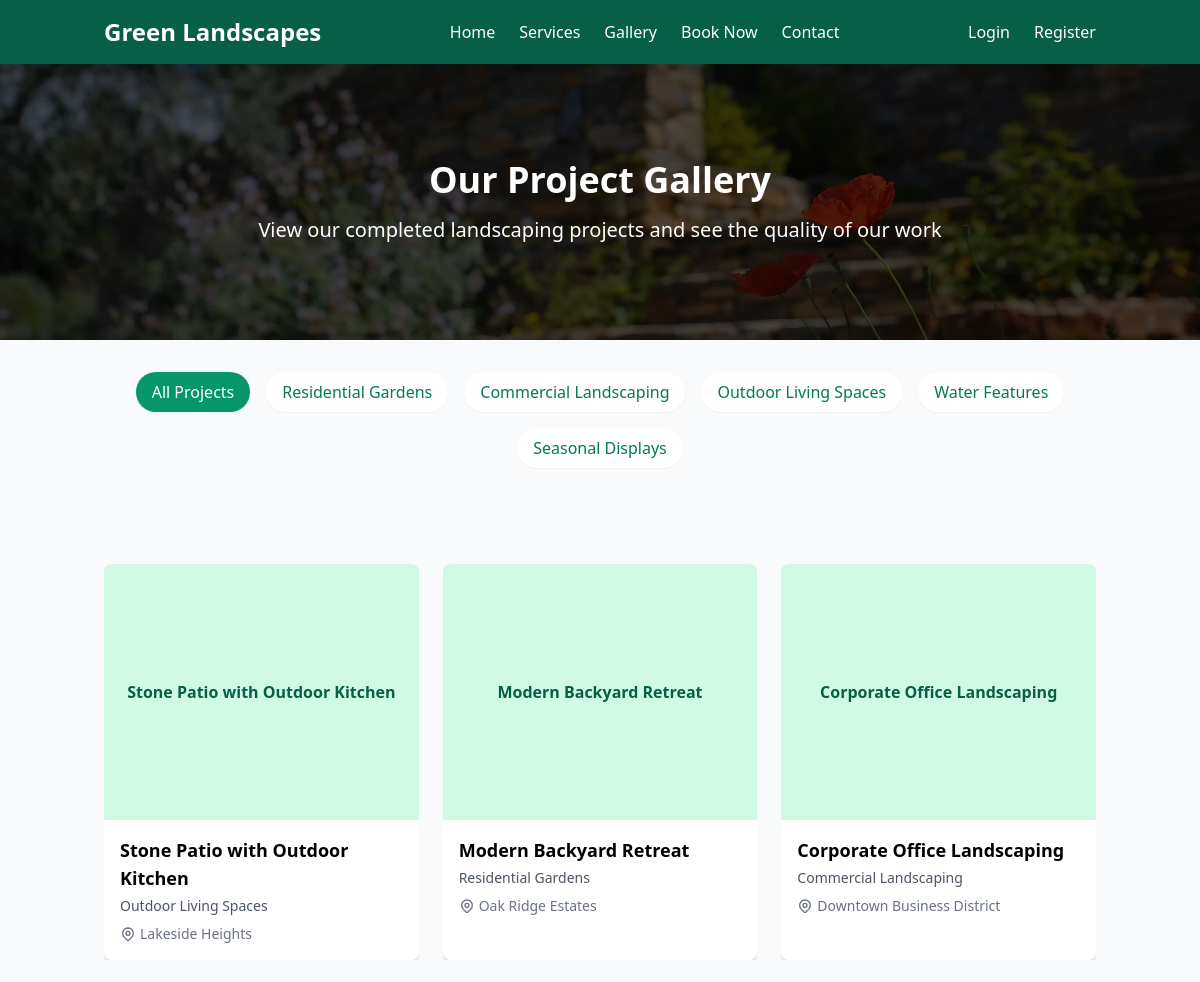
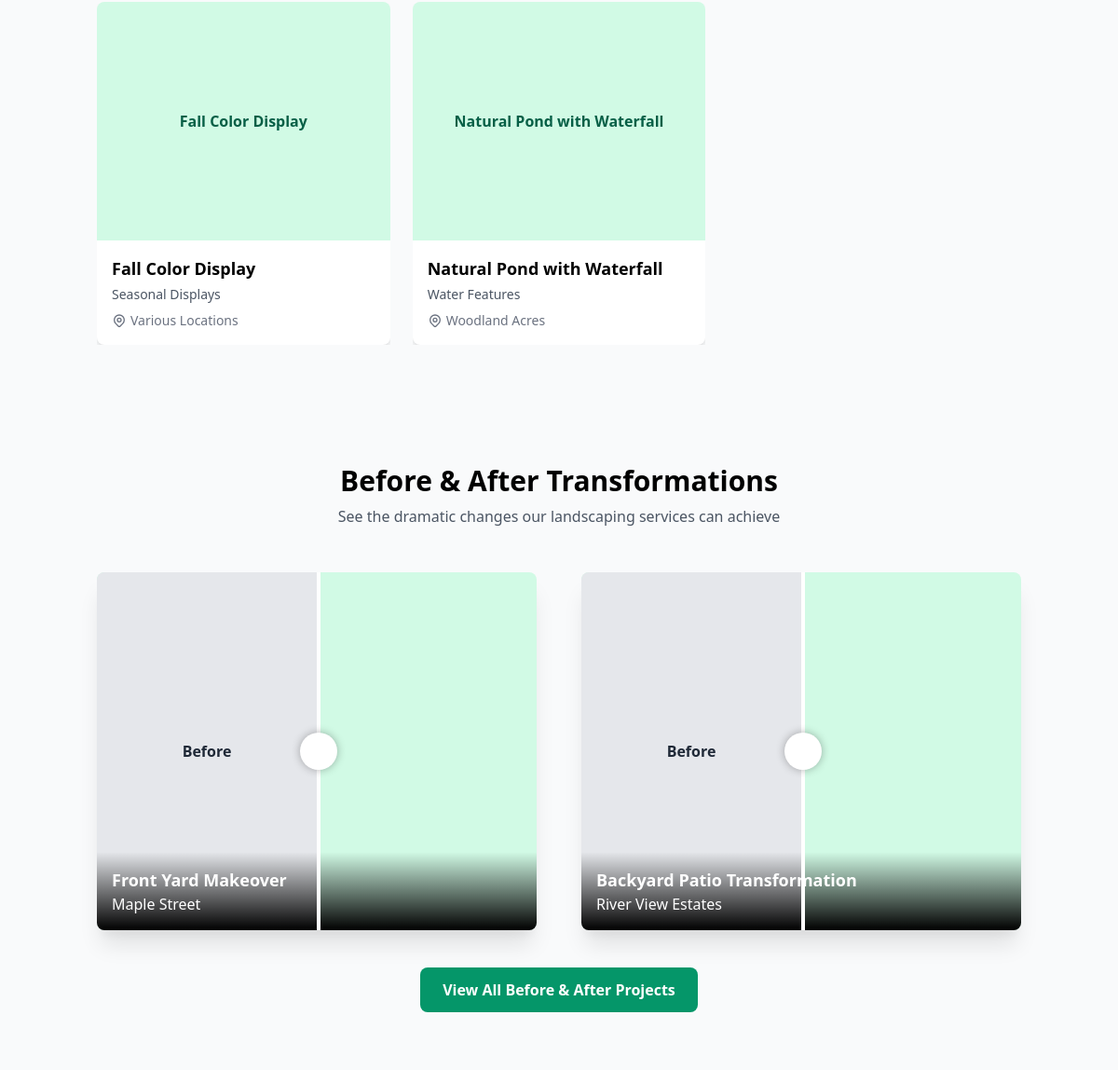
The app's page /gallery/ (upper part), older data (2 pictures, top to bottom).
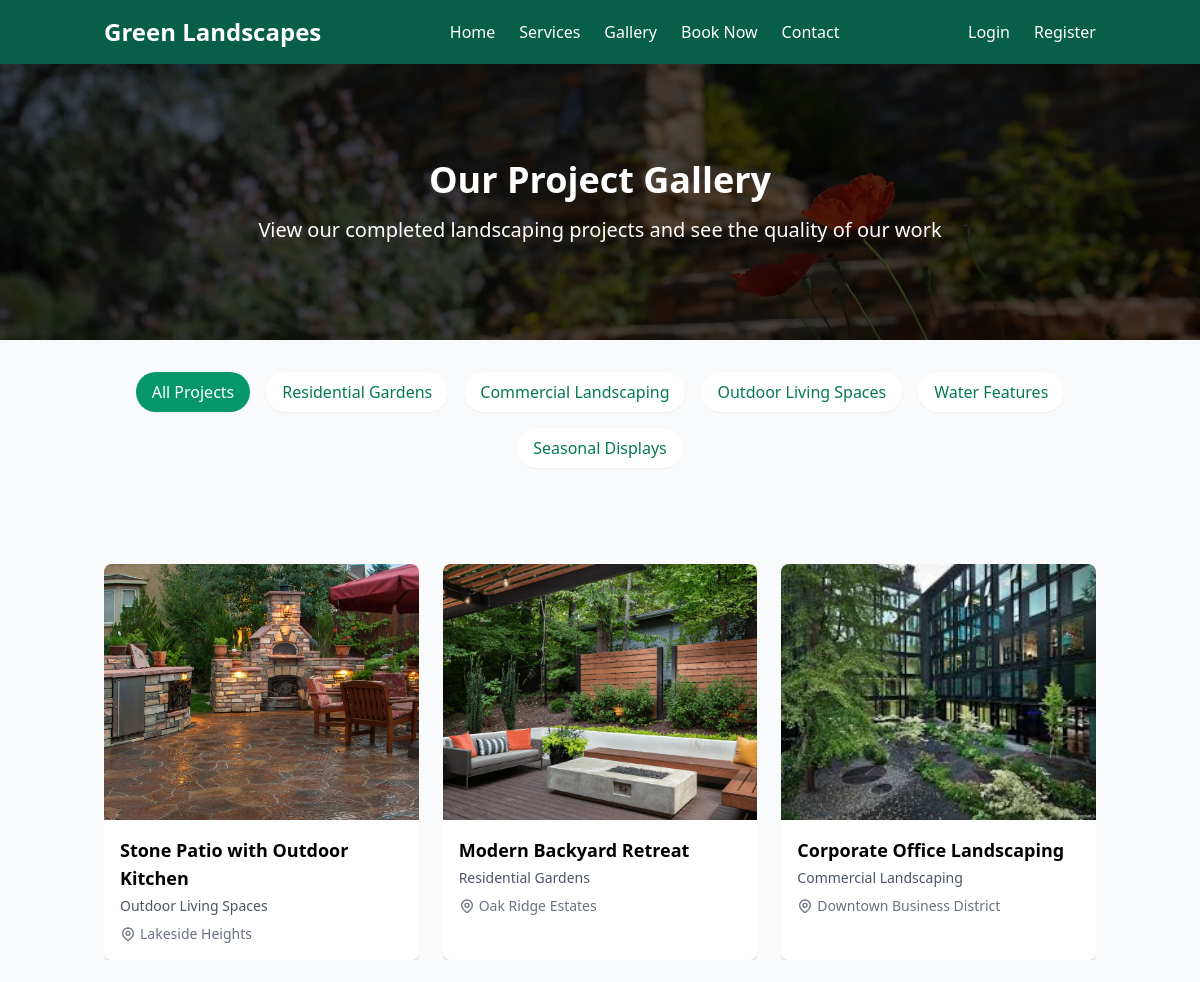
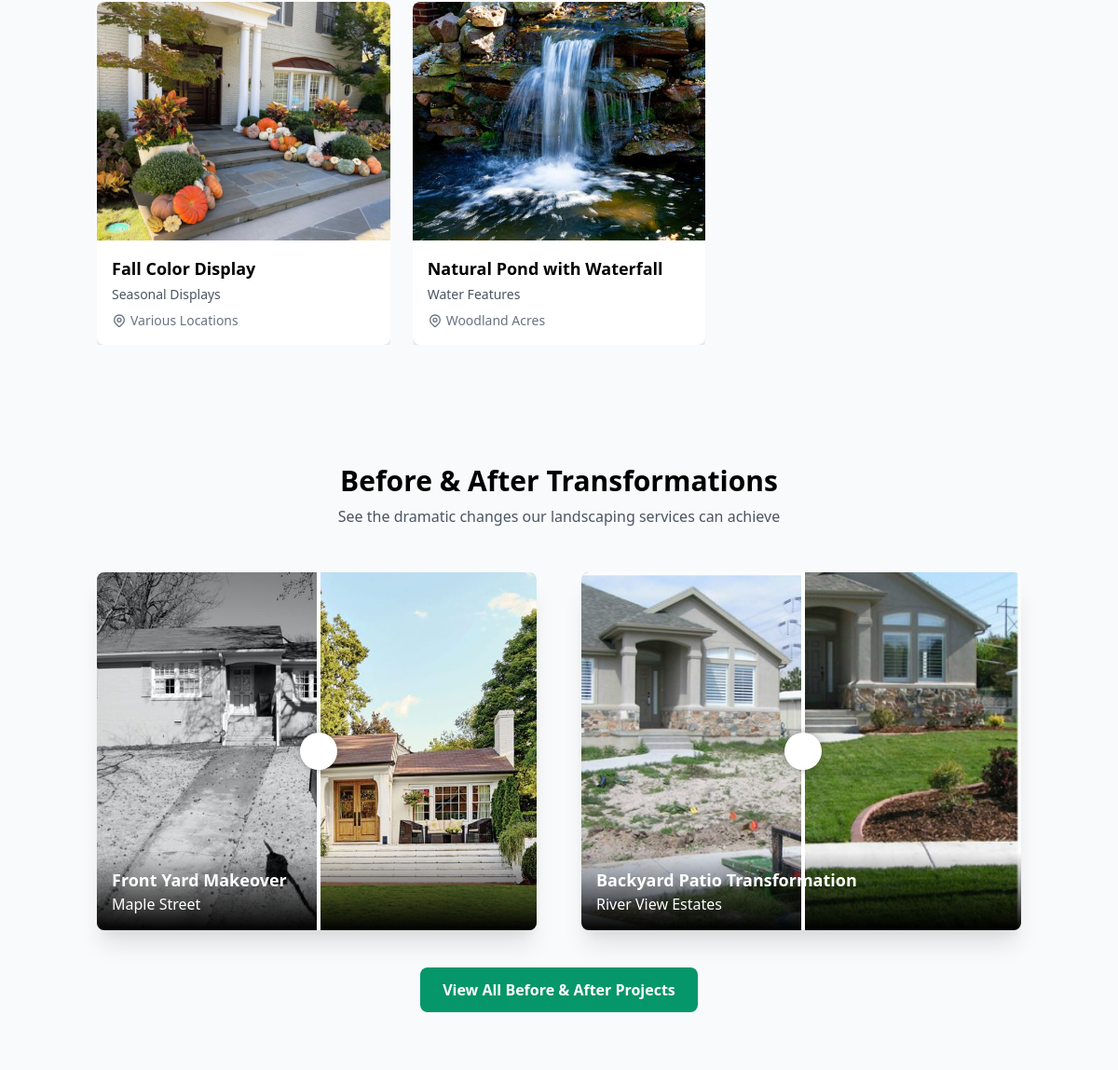
The same page, newer data (2 pictures, top to bottom).
### gallery/models.py (models this page shows, shortened)
class GalleryCategory(models.Model):
    name = models.CharField(max_length=100)
    description = models.TextField(blank=True)
    slug = models.SlugField(max_length=120, unique=True, blank=True)
    class Meta:
        verbose_name_plural = "Gallery Categories"

class Portfolio(models.Model):
    title = models.CharField(max_length=200)
    description = models.TextField()
    category = models.ForeignKey(GalleryCategory, on_delete=models.CASCADE, related_name='portfolio_items')
    image = models.ImageField(upload_to=get_upload_path, null=True, blank=True)
    location = models.CharField(max_length=255, blank=True)
    completion_date = models.DateField(blank=True, null=True)
    is_featured = models.BooleanField(default=False)
    created_at = models.DateTimeField(auto_now_add=True)
    class Meta:
        ordering = ['-completion_date', '-created_at']

class BeforeAfterImage(models.Model):
    title = models.CharField(max_length=200)
    description = models.TextField()
    category = models.ForeignKey(GalleryCategory, on_delete=models.CASCADE, related_name='before_after_images')
    before_image = models.ImageField(upload_to=get_upload_path, null=True, blank=True)
    after_image = models.ImageField(upload_to=get_upload_path, null=True, blank=True)
    location = models.CharField(max_length=255, blank=True)
    completion_date = models.DateField(blank=True, null=True)
    is_featured = models.BooleanField(default=False)
    created_at = models.DateTimeField(auto_now_add=True)
    class Meta:
        ordering = ['-completion_date', '-created_at']
        verbose_name_plural = "Before/After Images"

### gallery/views.py (the view)
# urls.py: path('', views.GalleryView.as_view(), name='gallery'),
class GalleryView(ListView):
    model = Portfolio
    template_name = 'gallery/gallery.html'
    context_object_name = 'projects'
    def get_context_data(self, **kwargs):
        context = super().get_context_data(**kwargs)
        context['categories'] = GalleryCategory.objects.all()
        context['before_after_images'] = BeforeAfterImage.objects.filter(is_featured=True)[:4]
        return context

### templates/gallery/gallery.html (shortened to what this page needs)
{% extends 'base.html' %}
{% load static %}
{% block content %}
<section class="relative text-white py-24 bg-cover bg-center bg-no-repeat" style="background-image: linear-gradient(rgba(0, 0, 0, 0.7), rgba(0, 0, 0, 0.7)), url('{% static 'images/cover2.webp' %}')">
    <div class="absolute inset-0 bg-black/40"></div>
    <div class="container mx-auto px-4 text-center relative z-10">
        <h1 class="text-4xl font-bold mb-4">Our Project Gallery</h1>
        <p class="text-xl max-w-3xl mx-auto">View our completed landscaping projects and see the quality of our work</p>
    </div>
</section>
{% if categories %}
<section class="py-8 bg-gray-50">
    <div class="container mx-auto px-4">
        <div class="flex flex-wrap justify-center gap-4 gallery-filters">
            <button data-filter="all" class="gallery-filter-btn active bg-green-600 text-white px-4 py-2 rounded-full shadow-sm hover:shadow-md transition duration-300">
                All Projects
            </button>
            {% for category in categories %}
            <button data-filter="{{ category.slug }}" class="gallery-filter-btn bg-white text-green-700 px-4 py-2 rounded-full shadow-sm hover:shadow-md transition duration-300">
                {{ category.name }}
            </button>
            {% endfor %}
        </div>
    </div>
</section>
{% endif %}
<section class="py-16">
    <div class="container mx-auto px-4">
        {% if projects %}
            <div class="grid grid-cols-1 md:grid-cols-2 lg:grid-cols-3 gap-6">
                {% for project in projects %}
                <div class="gallery-item" data-category="{{ project.category.slug }}">
                    <div class="bg-white rounded-lg shadow-md overflow-hidden h-full">
                        <div class="relative overflow-hidden">
                            {% if project.image %}
                                <img src="{{ project.image.url }}" alt="{{ project.title }}" class="w-full h-64 object-cover gallery-image">
                            {% else %}
                                <div class="w-full h-64 bg-green-100 flex items-center justify-center">
                                    <span class="text-green-800 font-semibold">{{ project.title }}</span>
                                </div>
                            {% endif %}
                            <div class="absolute inset-0 bg-black bg-opacity-0 hover:bg-opacity-40 flex items-center justify-center transition-all duration-300">
                            </div>
                        </div>
                        <div class="p-4">
                            <h3 class="font-bold text-lg mb-1">{{ project.title }}</h3>
                            <p class="text-gray-600 text-sm mb-2">{{ project.category.name }}</p>
                            {% if project.location %}
                            <p class="text-gray-500 text-sm flex items-center">
                                {{ project.location }}
                            </p>
                            {% endif %}
                        </div>
                    </div>
                </div>
                {% endfor %}
            </div>
        {% else %}
            <div class="text-center py-12">
                <p class="text-gray-600">No projects available at the moment. Please check back later for updates to our gallery.</p>
            </div>
        {% endif %}
    </div>
</section>
{% if before_after_images %}
<section class="py-16 bg-gray-50">
    <div class="container mx-auto px-4">
        <div class="text-center mb-12">
            <h2 class="text-3xl font-bold mb-2">Before & After Transformations</h2>
            <p class="text-gray-600">See the dramatic changes our landscaping services can achieve</p>
        </div>
        <div class="grid grid-cols-1 md:grid-cols-2 gap-12">
            {% for item in before_after_images %}
            <div class="before-after-slider h-96 relative rounded-lg overflow-hidden shadow-xl">
                {% if item.after_image %}
                    <img src="{{ item.after_image.url }}" alt="After: {{ item.title }}" class="w-full h-full object-cover slider-after absolute inset-0">
                {% else %}
                    <div class="w-full h-full bg-green-100 flex items-center justify-center slider-after absolute inset-0">
                        <span class="text-green-800 font-semibold">After</span>
                    </div>
                {% endif %}
                <div class="slider-before" style="width: 50%;">
                    {% if item.before_image %}
                        <img src="{{ item.before_image.url }}" alt="Before: {{ item.title }}" class="w-full h-full object-cover">
                    {% else %}
                        <div class="w-full h-full bg-gray-200 flex items-center justify-center">
                            <span class="text-gray-800 font-semibold">Before</span>
                        </div>
                    {% endif %}
                </div>
                <div class="slider-handle"></div>
                <div class="absolute bottom-0 left-0 right-0 p-4 bg-gradient-to-t from-black to-transparent text-white">
                    <h3 class="font-bold text-lg">{{ item.title }}</h3>
                    <p>{{ item.location }}</p>
                </div>
            </div>
            {% endfor %}
        </div>
        <div class="text-center mt-10">
            <a href="{% url 'gallery:before_after' %}" class="inline-block bg-green-600 hover:bg-green-700 text-white font-bold py-3 px-6 rounded-lg transition duration-300">
                View All Before & After Projects
            </a>
        </div>
    </div>
</section>
{% endif %}
{% endblock %}

### templates/base.html (shortened to what this page needs)
<!DOCTYPE html>
{% load static %}
<html lang="en">
<head>
    <link href="https://cdn.jsdelivr.net/npm/tailwindcss@2.2.19/dist/tailwind.min.css" rel="stylesheet">
    <link rel="stylesheet" href="{% static 'css/styles.css' %}">
</head>
<body class="bg-gray-50 min-h-screen flex flex-col">
    <nav class="bg-green-800 text-white shadow-lg">
        <div class="container mx-auto px-4">
            <div class="flex justify-between items-center py-4">
                <div class="flex items-center">
                    <a href="{% url 'core:home' %}" class="text-2xl font-bold">Green Landscapes</a>
                </div>
                <div class="hidden md:flex space-x-6">
                    <a href="{% url 'core:home' %}" class="hover:text-green-200 transition duration-300">Home</a>
                    <a href="{% url 'services:services' %}" class="hover:text-green-200 transition duration-300">Services</a>
                    <a href="{% url 'gallery:gallery' %}" class="hover:text-green-200 transition duration-300">Gallery</a>
                    <a href="{% url 'bookings:bookings' %}" class="hover:text-green-200 transition duration-300">Book Now</a>
                    <a href="{% url 'core:contact' %}" class="hover:text-green-200 transition duration-300">Contact</a>
                </div>
                <div class="hidden md:flex space-x-6">
                    {% if user.is_authenticated %}
                        <a href="{% url 'accounts:dashboard' %}" class="hover:text-green-200 transition duration-300">Dashboard</a>
                        <a href="{% url 'logout' %}" class="hover:text-green-200 transition duration-300">Logout</a>
                    {% else %}
                        <a href="{% url 'login' %}" class="hover:text-green-200 transition duration-300">Login</a>
                        <a href="{% url 'accounts:register' %}" class="hover:text-green-200 transition duration-300">Register</a>
                    {% endif %}
                </div>
            </div>
        </div>
    </nav>
    <main class="flex-grow">
        {% block content %}{% endblock %}
    </main>
</body>
</html>

### static/css/styles.css (style rules this page uses)
.gallery-item { overflow: hidden; }
.gallery-image { transition: transform 0.5s ease; }
.before-after-slider { position: relative; overflow: hidden; }
.slider-before, .slider-after { width: 100%; height: 100%; }
.slider-before { position: absolute; top: 0; left: 0; width: 50%; overflow: hidden; }
.slider-handle { position: absolute; top: 0; bottom: 0; left: 50%; width: 4px; background: #fff; cursor: ew-resize; z-index: 10; }
.slider-handle::after { content: ''; position: absolute; top: 50%; left: 50%; transform: translate(-50%, -50%); width: 40px; height: 40px; background: #fff; border-radius: 50%; box-shadow: 0 0 10px rgba(0, 0, 0, 0.3); }

Row changes from the older to the newer data that the page shows:
changed Portfolio "Stone Patio with Outdoor Kitchen": image: picture added; title "Stone Patio with Outdoor Kitchen" → (not shown); image empty → "gallery/86/98/869800107ba749988e4d69a34f6b2014.jpg" (drawn)
changed Portfolio "Modern Backyard Retreat": image: picture added; title "Modern Backyard Retreat" → (not shown); image empty → "gallery/e1/bd/e1bdd9cfb1bc41d19e5cef767f31fd98.png" (drawn)
changed Portfolio "Corporate Office Landscaping": image: picture added; title "Corporate Office Landscaping" → (not shown); image empty → "gallery/97/e9/97e9d54643b14a3495d0b9fc5384bf55.jpeg" (drawn)
changed Portfolio "Fall Color Display": image: picture added; title "Fall Color Display" → (not shown); image empty → "gallery/e1/89/e189de9e10b547c291126453197c0f1c.jpeg" (drawn)
changed Portfolio "Natural Pond with Waterfall": image: picture added; title "Natural Pond with Waterfall" → (not shown); image empty → "gallery/67/03/6703b28f61ea4b3bbbcdea7c928daf85.jpg" (drawn)
changed BeforeAfterImage "Front Yard Makeover": before_image: picture added; no longer shows "Before"
changed BeforeAfterImage "Backyard Patio Transformation": before_image: picture added; no longer shows "Before"
